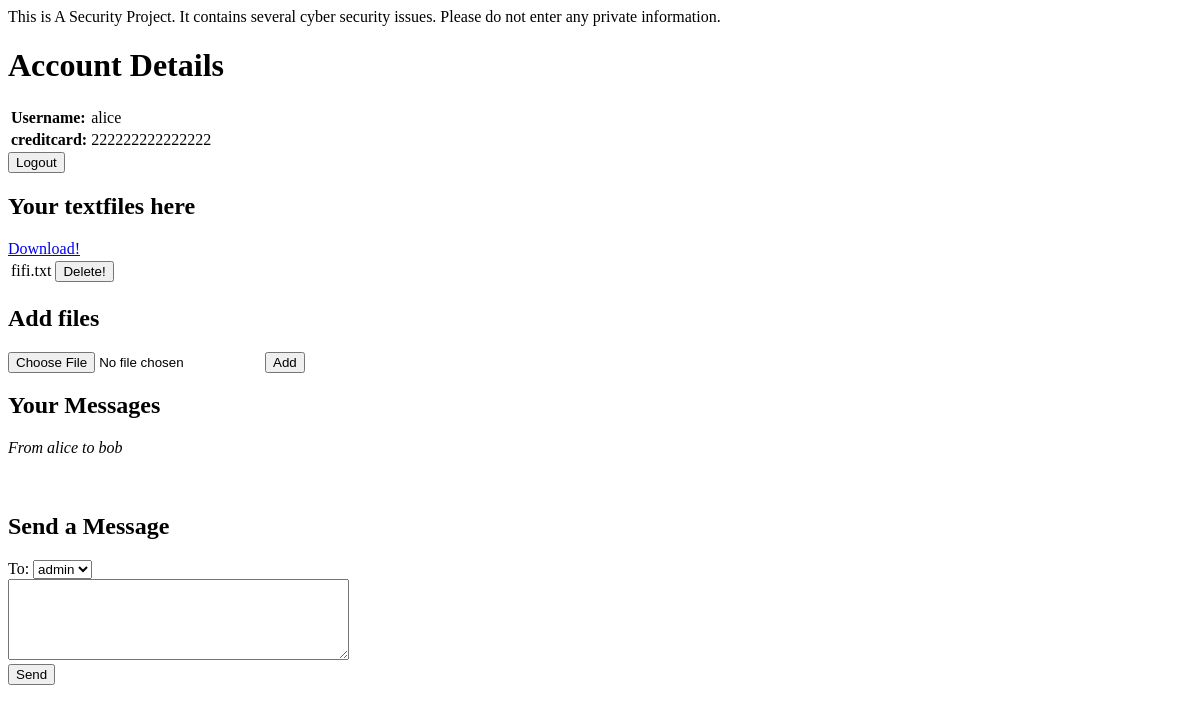
The app's page /pages/ (signed in), older data.
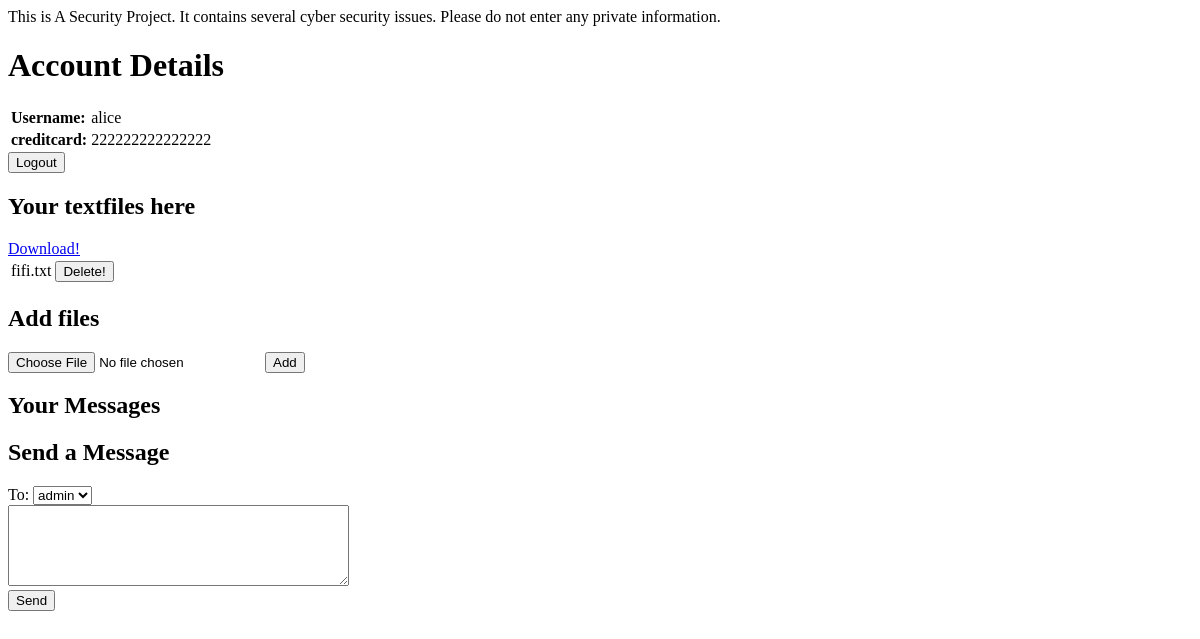
The same page, newer data.
### pages/models.py (models this page shows)
class Message(models.Model):
	source = models.ForeignKey(User, on_delete=models.CASCADE, related_name='source')
	target = models.ForeignKey(User, on_delete=models.CASCADE, related_name='target')
	content = models.TextField()
	time = models.DateTimeField(auto_now_add=True)

### pages/views.py (the view)
# urls.py: path('', homePage, name='home'),
@login_required
def homePage(request):
    messages = Message.objects.filter(Q(source=request.user.id) | Q(target=request.user.id))
    accounts = Account.objects.exclude(owner_id=request.user.id)
    files = File.objects.filter(owner=request.user)
    usr = User.objects.get(Q(username=request.user))
    uploads = [{'id': f.id, 'name': f.data.name.split('/')[-1]} for f in files]
    users = User.objects.exclude(pk=request.user.id)
    return render(request, 'pages/index.html', {'accounts':accounts, 'uploads' : uploads, 'msgs': messages, 'users': users})

### pages/templates/pages/index.html (shortened to what this page needs)
<!DOCTYPE html>
<html xmlns="http://www.w3.org/1999/xhtml">
    <head>
    </head>
    <body>
        <h1>Account Details</h1>
    <table>
        <tr>
            <th style="text-align:left">Username: <td>{{user.username}}
        </tr>
            <th style="text-align:left">creditcard: <td>{{user.account.creditcard}}
    </table>
    <form action="logout/" method="POST">
        <input type="submit" value="Logout">
    </form>
    <h2>Your textfiles here</h2>
    <table>
        {% for file in uploads %}
        <tr>
            <td>
                {{file.name}}
            </td>
            <a href="download/{{file.id}}">Download!</a>
            <td>
                <form action='delete/' method='POST'>
            <input type="submit" value="Delete!"/>
            </form>
            {% endfor %}
    </table>
    <h2>Add files</h2>
        <form action='add/' method="POST" enctype="multipart/form-data">
        <input type="file" name="file" id="file" />
        <input type="submit" value="Add" />
        </form>
    <h2>Your Messages</h2>
        {% for msg in msgs %}
		<i>From {{msg.source.username}} to {{msg.target.username}}</i></br>
		{% endfor %}
    <h2>Send a Message</h2>
        <form action='addmail/' method="POST" enctype="multipart/form-data">
            To:
            <select name="to">
            {% for user in users %}
                <option value="{{user.username}}">{{user.username}}</option>
            {% endfor %}
            </select><br/>
			<textarea name="content" cols="40" rows="5"></textarea><br/>
            <input type="submit" value="Send"/>
        </form>
    </body>
    </body>
</body>
</html>

Row changes from the older to the newer data that the page shows:
removed Message: source.username "alice", target.username "bob"
